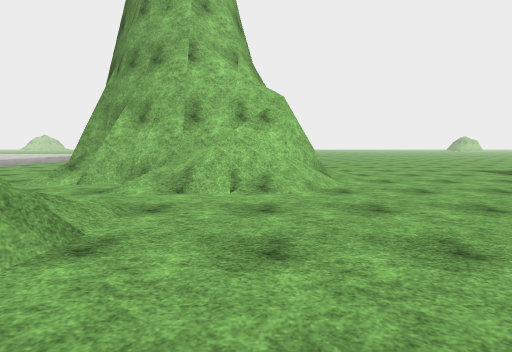
[1] (above)

20 first-person views from a walk through a Unity game level. The camera is 1.4 m above the floor, tilts 6° down and sees 85° across. The floor is counted in squares, 2 m on a side. Each view is taken from the middle of a square. On the plan, view 1 faces up. The plan holds only what a view shows up to about 9 squares ahead; the rest is blank. The place goes on beyond the plan. Surface patterns are stand-ins for the level's own textures.

[2]
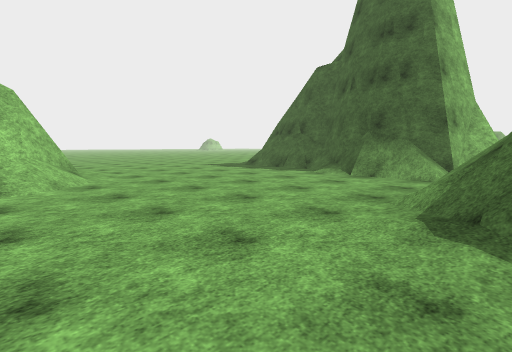

[3]
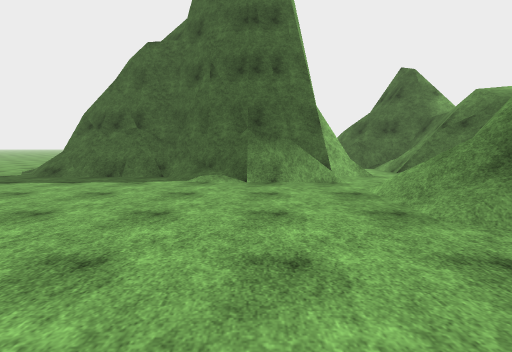

[4]
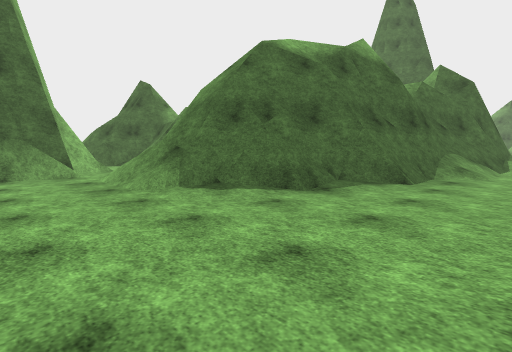

[5]
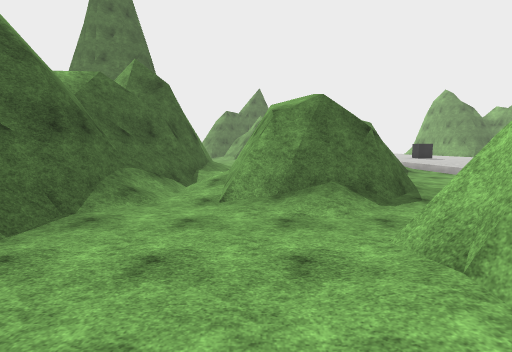

[6]
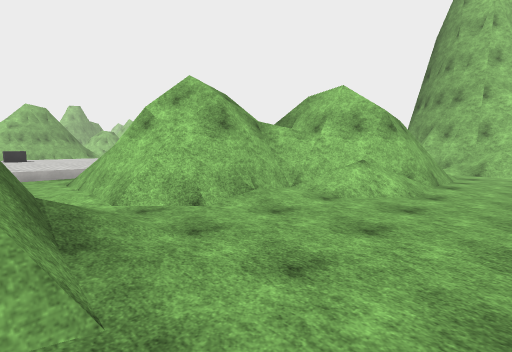

[7]
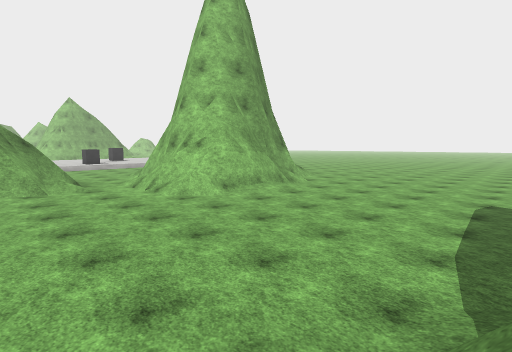

[8]
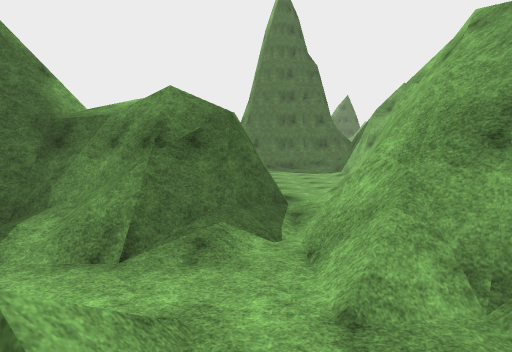

[9]
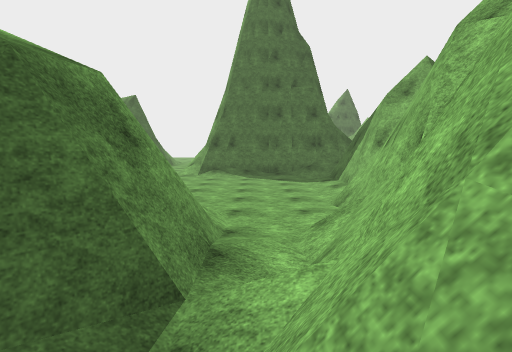

[10]
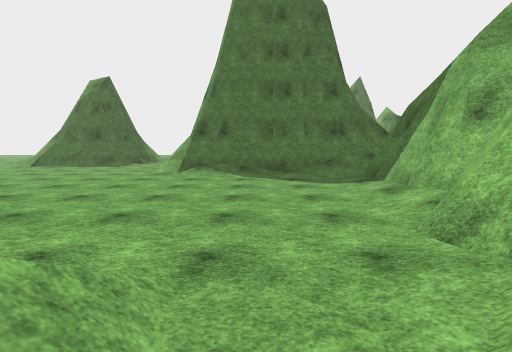

[11]
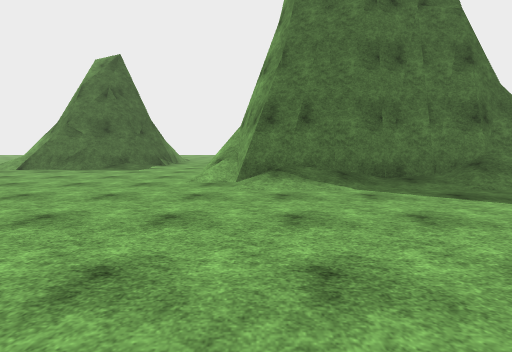

[12]
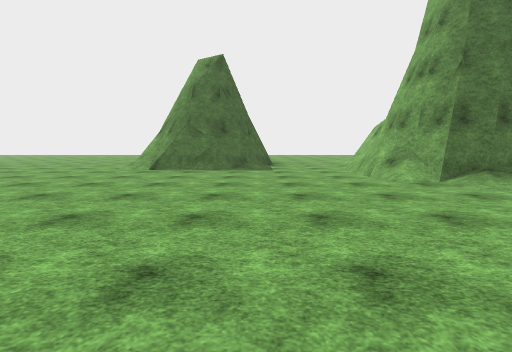

[13]
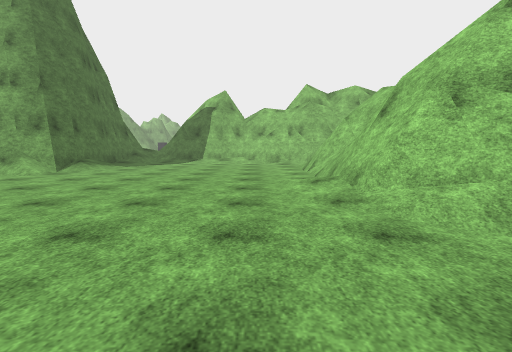

[14]
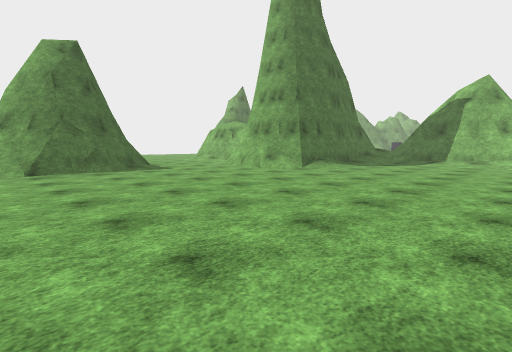

[15]
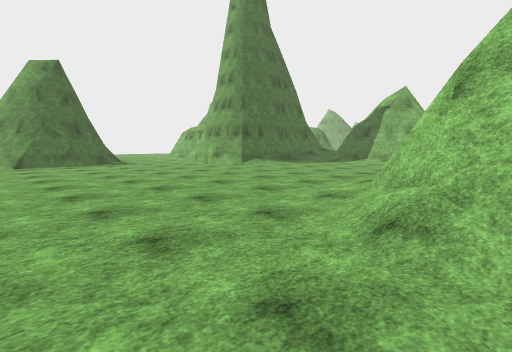

[16]
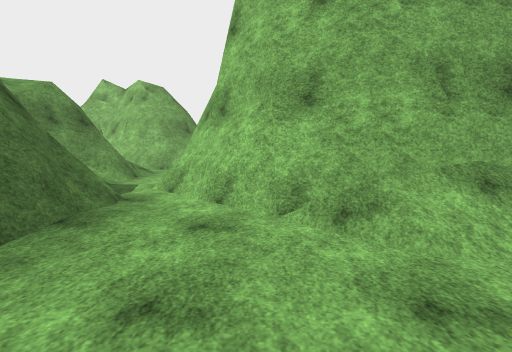

[17]
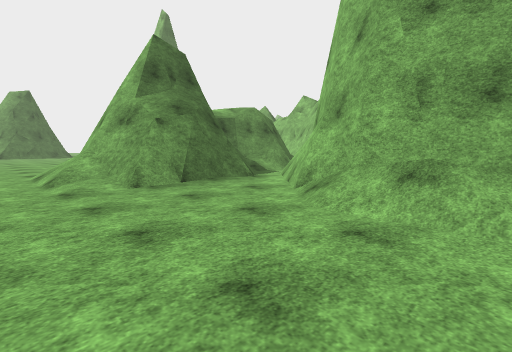

[18]
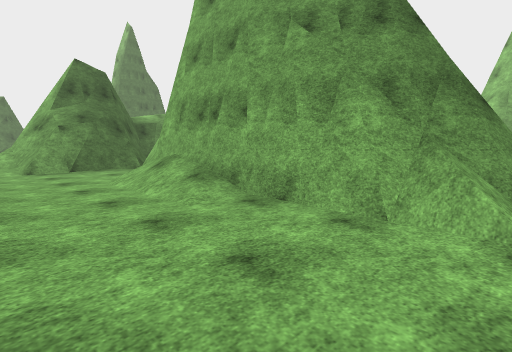

[19]
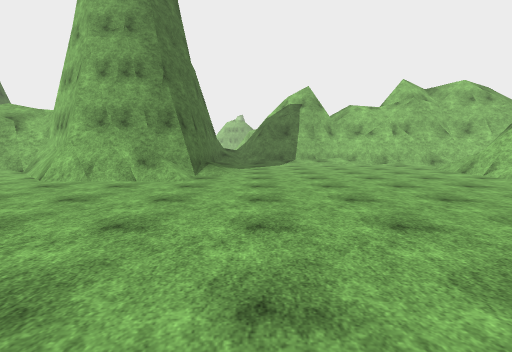

[20]
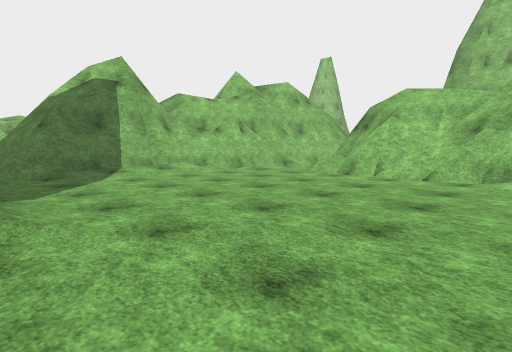

### Floor plan
Key: @ floor where view 1 was taken; # wall or solid block; . main floor; : floor 0.5 m higher than the main floor; / step, stairs or slope; = window, fence, low wall or low ledge.
Columns run from 10 left of view 1 to 16 right of it. Each row starts with its distance up from view 1.
  8            #......./##/...
  7     ./##   #/...../####...
  6     ..######/.....#####...
  5      ..####/......##  #/..
  4       .../......../#  #/...
  3        =/......../##  #/...
  2        ##........=#   #/...
  1        ##......../## ##....
  0      ####.@..///../###.....
 -1       ##/.../###/....####/.
 -2       #/....####//==/####/.
 -3       #/.../#  #=########/.
 -4 :/./###....##  #/########/.
 -5 ::...../../#  ##/####=###..
 -6      /###//#  #/./######...
 -7     .## #//#  #......//....
 -8    ./   #//####............
 -9   ...    /## #/............
-10   ./     /#  #/............
-11              #/............
-12            ###.............
-13             ///////........
-14             #######/.......
-15                   ##.......
-16                   #/.......
-17                  ##/../=##/

Positions as (right, up) in squares from view 1, and headings:
1: (0, 0), facing up
2: (0, -1), facing up-right
3: (1, 2), facing right
4: (-1, 2), facing down-right
5: (-2, -1), facing down
6: (0, -6), facing up-left
7: (7, 1), facing up-left
8: (7, 1), facing down
9: (6, -2), facing down
10: (6, -5), facing down
11: (8, -8), facing down
12: (12, -8), facing down
13: (16, -8), facing left
14: (16, -8), facing down-left
15: (16, -5), facing down-left
16: (15, 1), facing left
17: (16, 4), facing down-left
18: (15, 8), facing down-left
19: (15, -12), facing left
20: (11, -13), facing up-left
